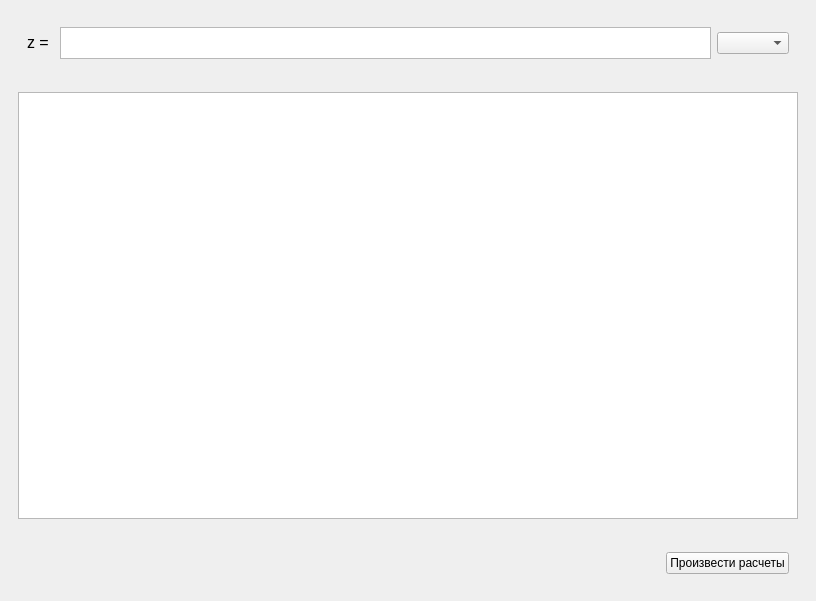
<?xml version="1.0" encoding="UTF-8"?>
<ui version="4.0">
 <class>MainWindow</class>
 <widget class="QMainWindow" name="MainWindow">
  <property name="geometry">
   <rect>
    <x>0</x>
    <y>0</y>
    <width>816</width>
    <height>601</height>
   </rect>
  </property>
  <property name="windowTitle">
   <string>Бойчук Илья. Лаб 2.</string>
  </property>
  <widget class="QWidget" name="centralwidget">
   <layout class="QVBoxLayout" name="verticalLayout_3">
    <item>
     <widget class="QWidget" name="widget_4" native="true">
      <layout class="QVBoxLayout" name="verticalLayout">
       <item>
        <widget class="QWidget" name="widget_2" native="true">
         <property name="sizePolicy">
          <sizepolicy hsizetype="Expanding" vsizetype="Fixed">
           <horstretch>0</horstretch>
           <verstretch>0</verstretch>
          </sizepolicy>
         </property>
         <property name="minimumSize">
          <size>
           <width>670</width>
           <height>50</height>
          </size>
         </property>
         <property name="maximumSize">
          <size>
           <width>16777215</width>
           <height>50</height>
          </size>
         </property>
         <layout class="QHBoxLayout" name="horizontalLayout_2">
          <item>
           <widget class="QLabel" name="label">
            <property name="text">
             <string>&lt;html&gt;&lt;head/&gt;&lt;body&gt;&lt;p&gt;&lt;span style=&quot; font-size:12pt;&quot;&gt;z = &lt;/span&gt;&lt;/p&gt;&lt;/body&gt;&lt;/html&gt;</string>
            </property>
           </widget>
          </item>
          <item>
           <widget class="QTableWidget" name="function"/>
          </item>
          <item>
           <widget class="QComboBox" name="comboBox"/>
          </item>
         </layout>
        </widget>
       </item>
      </layout>
     </widget>
    </item>
    <item>
     <widget class="QWidget" name="widget" native="true">
      <property name="sizePolicy">
       <sizepolicy hsizetype="Preferred" vsizetype="Expanding">
        <horstretch>0</horstretch>
        <verstretch>0</verstretch>
       </sizepolicy>
      </property>
      <layout class="QHBoxLayout" name="horizontalLayout">
       <property name="spacing">
        <number>0</number>
       </property>
       <item>
        <widget class="QTableWidget" name="matrix">
         <property name="autoScrollMargin">
          <number>16</number>
         </property>
        </widget>
       </item>
      </layout>
     </widget>
    </item>
    <item>
     <widget class="QWidget" name="widget_5" native="true">
      <layout class="QVBoxLayout" name="verticalLayout_2">
       <item>
        <widget class="QWidget" name="widget_3" native="true">
         <layout class="QHBoxLayout" name="horizontalLayout_3">
          <item>
           <spacer name="horizontalSpacer">
            <property name="orientation">
             <enum>Qt::Horizontal</enum>
            </property>
            <property name="sizeHint" stdset="0">
             <size>
              <width>623</width>
              <height>20</height>
             </size>
            </property>
           </spacer>
          </item>
          <item>
           <widget class="QPushButton" name="pushButton">
            <property name="text">
             <string>Произвести расчеты</string>
            </property>
           </widget>
          </item>
         </layout>
        </widget>
       </item>
      </layout>
     </widget>
    </item>
   </layout>
  </widget>
 </widget>
 <resources/>
 <connections/>
</ui>
